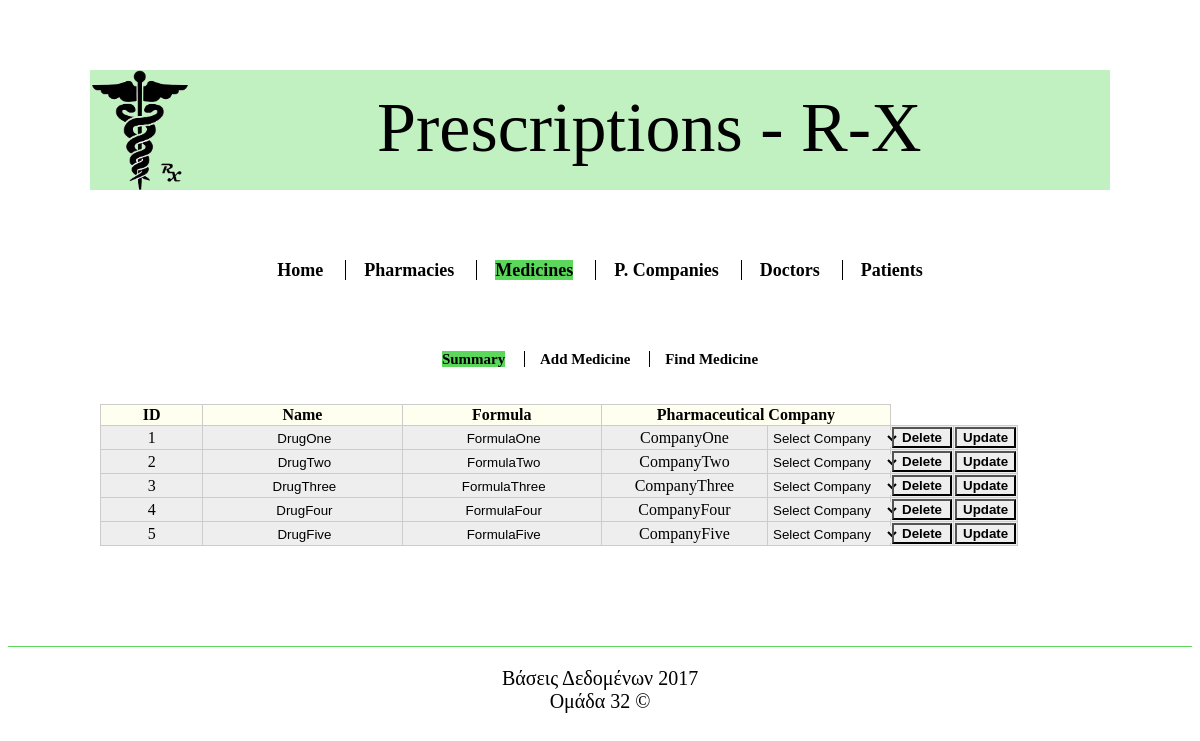
The app's page /medicine.php with its own data.
### tables this page shows
Create Table if not exists Drug (
	DrugId integer unsigned auto_increment not null,
	Name varchar(20) not null,
	Formula varchar(20) not null,
	CompanyId integer unsigned not null,
	primary key (DrugId),
	foreign key (CompanyId) references Company(CompanyId) on delete cascade
);

Create Table if not exists Company (
	CompanyId integer unsigned auto_increment not null,
	Name varchar(20) not null,
	PhoneNumber integer not null,
	primary key (CompanyId)
);

### medicine.php (the view, shortened to what this page needs)
<?php
	include('inc/header.inc.php');
	include('inc/connect.inc.php');
?>
<div id="menu">
	<ul>
		<li><a href="index.php">Home</a></li>
		<li><a href="pharmacy.php">Pharmacies</a></li>
		<li><a href="medicine.php" style="background-color:#5bd75b">Medicines</a></li>
		<li><a href="company.php">P. Companies</a></li>
		<li><a href="doctor.php">Doctors</a></li>
		<li><a href="patient.php">Patients</a></li>
	</ul>
</div>
<div id="main">
<div id="menu2">
	<ul>
		<li><a href="medicine.php" style="background-color:#5bd75b">Summary</a></li>
		<li><a href="addMedicine.php">Add Medicine</a></li>
		<li><a href="medicineSearch.php">Find Medicine</a></li>
	</ul>
</div>
<br/><br/>
<?php
	$sql1="SELECT * FROM Drug";
	$mydata1 = mysql_query($sql1,$con);
	echo "<table width='90%'>
	<tr style='background-color:#FFFFF0'>
		<th>ID</th>
		<th>Name</th>
		<th>Formula</th>
		<th colspan='2'>Pharmaceutical Company</th>
	</tr>";
	while ($record1 = mysql_fetch_array($mydata1)){
		echo "<form action='medicine.php' method='POST'>
		<tr>
		<td>$record1[DrugId]</td>
		<td><input type='text' name='name' value='$record1[Name]' /></td>
		<td><input type='text' name='formula' value='$record1[Formula]' /></td>
		<td>";
		$sql2="SELECT Company.Name FROM Company
			   WHERE Company.CompanyId='$record1[CompanyId]'";
		$mydata2=mysql_fetch_assoc(mysql_query($sql2,$con));
		$record2=$mydata2['Name'];
		echo "$record2</td>
		<td width='8%' border='0'>
			<select name='companyid'>
			<option value='$record1[CompanyId]' selected>Select Company</option>";
			echo"</select>
		</td>
		<td width='5%'>
			<input type='hidden' name='hidden1' value='$record1[DrugId]'/>
			<input type='submit' name='delete1' value='Delete'/>
		</td>
		<td width='5%'>
			<input type='hidden' name='hidden2' value='$record1[DrugId]'/>
			<input type='submit' name='update1' value='Update'/>
		</td>
		</tr></form>";
	}
	echo "</table>";
?>
</div>
<?php
	include('inc/footer.inc.php');
?>

### inc/header.inc.php (shortened to what this page needs)
<!DOCTYPE html PUBLIC "-//W3C//DTD XHTML 1.0 Strict//EN" "http://www.w3.org/TR/xhtml1/DTD/xhtml1-strict.dtd">
<html xmlns="http://www.w3.org/1999/xhtml" xml:lang="en" lang="en">
	<head>
		<link rel="stylesheet" type="text/css" href="./assets/styles/style.css" />
	</head>
	<body>
		<div class="wrapper">
			<div class="header"><img src="./assets/img/logo.png" height="120px" align="left" /><p>Prescriptions - R-X</p></div>

### inc/footer.inc.php
		</div>
	</body>
	<div id="foot">
		<footer><p>Βάσεις Δεδομένων 2017<br/>
			Ομάδα 32 ©</p></footer>
	</div>
</html>

### assets/styles/style.css (style rules this page uses)
#foot { font-size:20px; font-family: "Trebuchet MS"; text-align:center; border-top: 1px solid #5bd75b; margin-top: 100px; }
.wrapper { border:none; margin-left:auto; margin-right:auto; }
.header { height: 120px; background-color:#c1f0c1; }
.header p { font-family: "PharmacyFont"; font-size: 70px; text-align: center; height: 120px; line-height: 116px; }
#menu { color:#FFFFFF; margin-top:70px; margin-bottom:70px; width:100%; }
#menu ul { font-size:100%; font-weight:bold; padding:0; margin:0; text-align:center; }
#menu li:first-child { padding-left:0; border-left:none; margin-left:0; }
#menu li { display:inline; margin-left: 1em; border-left: 1px solid #000000; padding-left:1em; font-size:18px; }
#menu li a:link, #menu li a:visited, #menu li a:active { text-decoration:none; color:#000000; }
#menu2 { color:#FFFFFF; margin-top:1%; width:100%; }
#menu2 ul { font-size:15px; font-style:tahoma; font-weight:bold; padding:0; margin:0; text-align:center; }
#menu2 li:first-child { padding-left:0; border-left:none; margin-left:0; }
#menu2 li { display:inline; margin-left: 1em; border-left: 1px solid #000000; padding-left:1em; }
#menu2 li a:link, #menu li a:visited, #menu li a:active { text-decoration:none; color:#000000; }
#main table { border-collapse:collapse; vertical-align:middle; margin-left:1%; }
#main { width:100%; text-align:left; }
#main th,td { text-align:center; border:1px solid #ccc; }
#main tr { background:#eee; }
#main input[type="text"] { background-color:rgba(0,0,0,0); border:none; text-align:center; outline:none; width:100%; }
#main input[type="submit"] { background-color:rgba(0,0,0,0); text-align:center; outline:none; font-weight:bold; width:100%; }
#main select { background-color:#eee; outline:none; border:none; text-align:left; }
@media only screen and (min-width: 280px) and (max-width:1919px) { html { ovelflow-y:scroll; } }
@media only screen and (min-width: 280px) and (max-width:1919px) { #foot { width:100%; margin-right:auto; margin-left:auto; } }
@media only screen and (min-width: 280px) and (max-width:1919px) { .wrapper { width:100%; margin-right:auto; margin-left:auto; min-width:1020px; max-width:1020px; } }
@media only screen and (min-width: 280px) and (max-width:1919px) { .header { max-width:1020px; min-width:760px; width:100%; } }
@media only screen and (min-width: 280px) and (max-width:1919px) { #main table { max-width:950px; min-width:760px; } }
@media only screen and (min-width: 280px) and (max-width:1919px) { #main td { min-width:60px; max-width:120px; } }
@media only screen and (min-width: 280px) and (max-width:1919px) { #menu2 { min-width:1020px; max-width:1020px; } }
@media only screen and (min-width: 280px) and (max-width:1919px) { #menu { min-width:680px; max-width:1020px; } }
@media only screen and (min-width: 280px) and (max-width:1919px) { #menu ul { text-align:center; } }

### records on screen
drug: DrugId "1", name "DrugOne", formula "FormulaOne", CompanyId.Name "CompanyOne"
drug: DrugId "2", name "DrugTwo", formula "FormulaTwo", CompanyId.Name "CompanyTwo"
drug: DrugId "3", name "DrugThree", formula "FormulaThree", CompanyId.Name "CompanyThree"
drug: DrugId "4", name "DrugFour", formula "FormulaFour", CompanyId.Name "CompanyFour"
drug: DrugId "5", name "DrugFive", formula "FormulaFive", CompanyId.Name "CompanyFive"
